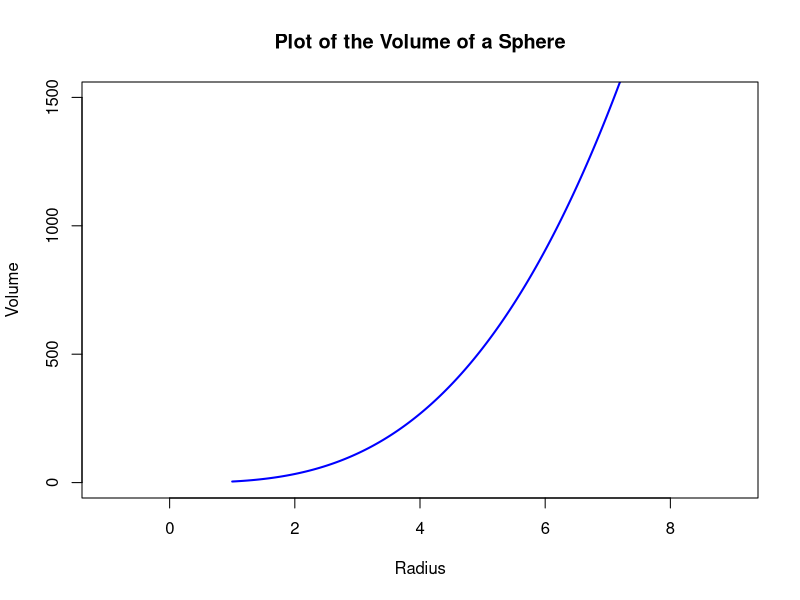

Reproduce this figure in R.
## ---- chunk 1
knitr::opts_chunk$set(echo = TRUE)
## ---- chunk 2

radius = seq(length = 10000, from = 1, to = 9)
volume = 4/3*pi*radius^3

par(mfrow = c(1,1))
plot(radius, volume, main = "Plot of the Volume of a Sphere", xlab = "Radius", ylab = "Volume", ylim = c(0,1500), xlim = c(-1,9), col = "blue", lwd = 2, type = "l", lty = 1, cex = 1)

